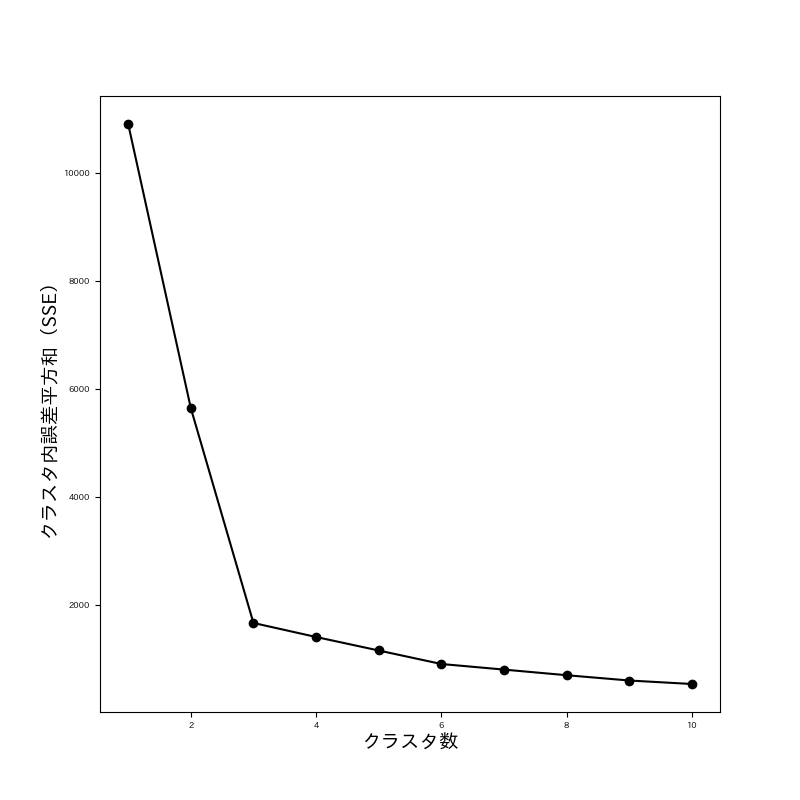

Generate this figure with Python:
import random
import math
import matplotlib.pyplot as plot
from sklearn.cluster import KMeans

plot.rcParams["figure.figsize"] = [8, 8]
plot.rcParams['font.size'] = 6

data = []
# (x-2)^2 + (y-2)^2 <= 1
for i in range(0,1000):
	x = random.uniform(-1, 1)
	y = math.sqrt(1 - x**2) * random.uniform(-1, 1) + 2
	data.append([x + 2, y])

# (x-3)^2 + (y-4)^2 <= 1
for i in range(0,1000):
	x = random.uniform(-1, 1)
	y = math.sqrt(1 - x**2) * random.uniform(-1, 1) + 5
	data.append([x + 3, y])

# (x-4)^2 + (y-3)^2 <= 1
for i in range(0,1000):
	x = random.uniform(-1, 1)
	y = math.sqrt(1 - x**2) * random.uniform(-1, 1) + 3
	data.append([x + 5, y])

for i in range(0, 3000):
	x = data[i][0]
	y = data[i][1]
	plot.plot(x, y, ms=5.0, marker='o', color='0.0')

plot.savefig('test_sse_plot_data.png')

# Clear the current figure.
plot.clf()

distortions = []

# 1~10クラスタまでのSSE値を求めて図示（エルボー図）
for i  in range(1,11):
    km = KMeans(n_clusters=i, init='k-means++', n_init=10, max_iter=300, random_state=0)
    km.fit(data)
    distortions.append(km.inertia_)

plot.plot(range(1,11), distortions, marker='o', color='0.0')
plot.xlabel('クラスタ数', size=14)
plot.ylabel('クラスタ内誤差平方和（SSE）', size=14)
plot.savefig('test_sse_plot.png')

# Clear the current figure.
plot.clf()
